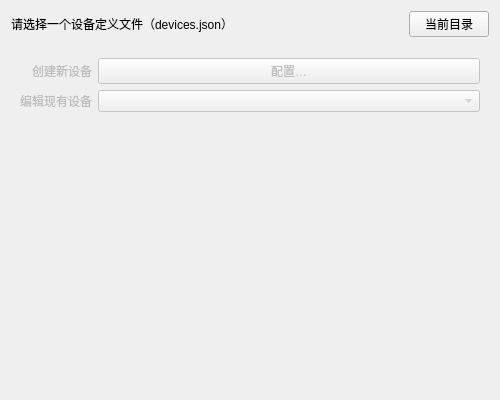
<?xml version="1.0" encoding="UTF-8"?>
<ui version="4.0">
 <class>Device_Select</class>
 <widget class="QWidget" name="Device_Select">
  <property name="geometry">
   <rect>
    <x>0</x>
    <y>0</y>
    <width>500</width>
    <height>400</height>
   </rect>
  </property>
  <property name="windowTitle">
   <string notr="true">DeviceSelect</string>
  </property>
  <layout class="QVBoxLayout" name="verticalLayout">
   <item>
    <layout class="QHBoxLayout" name="horizontalLayout">
     <item>
      <widget class="QLabel" name="label">
       <property name="sizePolicy">
        <sizepolicy hsizetype="Expanding" vsizetype="Preferred">
         <horstretch>0</horstretch>
         <verstretch>0</verstretch>
        </sizepolicy>
       </property>
       <property name="text">
        <string>请选择一个设备定义文件（devices.json）</string>
       </property>
      </widget>
     </item>
     <item>
      <widget class="QPushButton" name="currentDirButton">
       <property name="text">
        <string>当前目录</string>
       </property>
      </widget>
     </item>
    </layout>
   </item>
   <item>
    <widget class="FileSelector" name="fileSelector" native="true"/>
   </item>
   <item>
    <widget class="QWidget" name="actionsWidget" native="true">
     <property name="enabled">
      <bool>false</bool>
     </property>
     <layout class="QFormLayout" name="formLayout">
      <property name="labelAlignment">
       <set>Qt::AlignRight|Qt::AlignTrailing|Qt::AlignVCenter</set>
      </property>
      <item row="0" column="0">
       <widget class="QLabel" name="label_2">
        <property name="text">
         <string>创建新设备</string>
        </property>
       </widget>
      </item>
      <item row="0" column="1">
       <widget class="QPushButton" name="newDeviceButton">
        <property name="text">
         <string>配置…</string>
        </property>
       </widget>
      </item>
      <item row="1" column="0">
       <widget class="QLabel" name="label_3">
        <property name="text">
         <string>编辑现有设备</string>
        </property>
       </widget>
      </item>
      <item row="1" column="1">
       <widget class="QComboBox" name="existingDevicesComboBox"/>
      </item>
     </layout>
    </widget>
   </item>
   <item>
    <spacer name="verticalSpacer">
     <property name="orientation">
      <enum>Qt::Vertical</enum>
     </property>
     <property name="sizeHint" stdset="0">
      <size>
       <width>20</width>
       <height>40</height>
      </size>
     </property>
    </spacer>
   </item>
  </layout>
 </widget>
 <customwidgets>
  <customwidget>
   <class>FileSelector</class>
   <extends>QWidget</extends>
   <header>ui.implements.components.fileSelector</header>
   <container>1</container>
  </customwidget>
 </customwidgets>
 <resources/>
 <connections/>
</ui>
